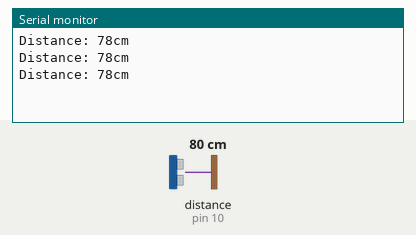
This sketch was run on a simulated Arduino Uno, built with avr-gcc and run on an emulated ATmega328P. Shown: the last lines printed to the serial monitor. Wiring (inferred from the names in the program): ultrasonic range finder: trigger pin 9; echo pin 10. Inputs (shaded band) come from the test bench; at power-on: distance to the obstacle (sensor on pin 10) 80 cm. The echo pulse lasts 58.3 µs per cm.

Above: at 1.3 s.
1.4 s: distance to the obstacle (sensor on pin 10) set to 2 cm
At 1.9 s:
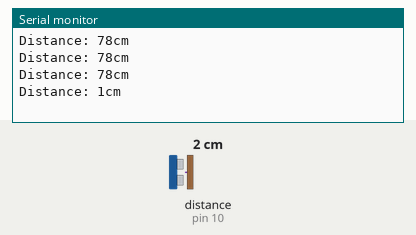
2.9 s: distance to the obstacle (sensor on pin 10) set to 4 cm
At 3.4 s:
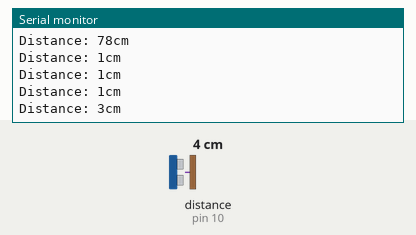
Timing chart, 0 to 5.9 s (numbered marks = the images above; inputs shaded):
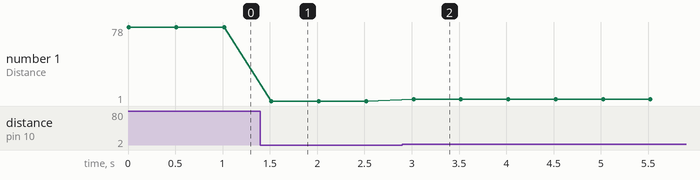

Measured:
- after the input at 1.4 s, the serial monitor: prints a new line after 0.12 s (image 1)
- after the input at 2.9 s, the serial monitor: prints a new line after 0.12 s (image 2)
- plotted number 1: 78 → 1 after the input at 1.4 s, 1 → 3 after the input at 2.9 s

The sketch:

ULTASONIC.ino
```cpp
const int trigPin = 9;
const int echoPin = 10;
int red = 5;
int green = 6;

long duration;
int distance;

void setup() {
  pinMode(trigPin, OUTPUT);
  pinMode (echoPin, INPUT);
  Serial.begin(9600);


}

void loop() {
  digitalWrite(trigPin,LOW);
  delayMicroseconds(2);

  digitalWrite(trigPin,HIGH);
  delayMicroseconds(10);
  digitalWrite(trigPin,LOW);
  //
  duration = pulseIn(echoPin, HIGH);
  //
  distance = duration * 0.034 / 2;
  //
  Serial.print("Distance: ");
  Serial.print(distance);
  Serial.println("cm");


  if(distance <= 10){
    digitalWrite(red,HIGH);
    digitalWrite(green,LOW);
  }else
  {
    digitalWrite(green,HIGH);
    digitalWrite(red,LOW);
  }
  delay(500);

}
```
